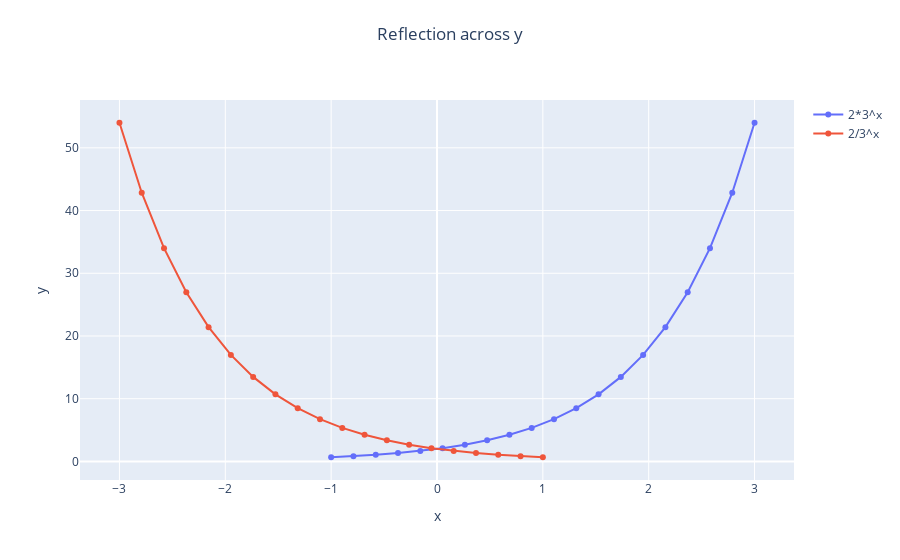

The code cell stored with this chart in its notebook:
### Markdown cell above
We can reflect across y by replacing f(x) by f(-x).<br>
Like before, we can add a function and its reflection across y using:
```
plot = graph_funs()                           # Create a graph object
plot.add_fun(f, domain=[-1, 3, 20])            # Create a single function.
plot.add_refl_across_y(f, domain=[0, 3, 20])  # Add its reflection.
```

## Assignment: Plot reflections across y
Study the code below and do the following:<br>
1. Can you see the reflection? Please explain.
2. What is the domain of the reflected function?
3. Modify the code to reflect across y:
    $$ y = 4^x. $$

### Code cell
# Define exponential function
f = 2*3**(x)

plot = graph_funs()                 # Create a graph object
plot.add_fun(f, domain=[-1, 3, 20])  # Create a single function.
plot.add_refl_across_y(f, domain=[-1, 3, 20]) # Add its reflection.

plot.plot_funs(plot_title="Reflection across y")

### Figure 1 — Plotly figure (JSON) as saved in the notebook; plotly's stock layout.template omitted (floating-point values rounded to 4 significant figures)
{"data": [{"mode": "lines+markers", "name": "2*3^x", "showlegend": true, "type": "scatter", "x": [-1, -0.7895, -0.5789, -0.3684, -0.1579, 0.05263, 0.2632, 0.4737, 0.6842, 0.8947, 1.105, 1.316, 1.526, 1.737, 1.947, 2.158, 2.368, 2.579, 2.789, 3], "y": [0.6667, 0.8401, 1.059, 1.334, 1.681, 2.119, 2.67, 3.365, 4.241, 5.345, 6.736, 8.488, 10.7, 13.48, 16.99, 21.41, 26.98, 34.0, 42.85, 54]}, {"mode": "lines+markers", "name": "2/3^x", "showlegend": true, "type": "scatter", "x": [-3, -2.789, -2.579, -2.368, -2.158, -1.947, -1.737, -1.526, -1.316, -1.105, -0.8947, -0.6842, -0.4737, -0.2632, -0.05263, 0.1579, 0.3684, 0.5789, 0.7895, 1], "y": [54, 42.85, 34.0, 26.98, 21.41, 16.99, 13.48, 10.7, 8.488, 6.736, 5.345, 4.241, 3.365, 2.67, 2.119, 1.681, 1.334, 1.059, 0.8401, 0.6667]}], "layout": {"autosize": false, "title": {"text": "Reflection across y", "x": 0.5, "xanchor": "center", "y": 0.95, "yanchor": "top"}, "xaxis": {"title": {"text": "x"}}, "yaxis": {"title": {"text": "y"}}}}
